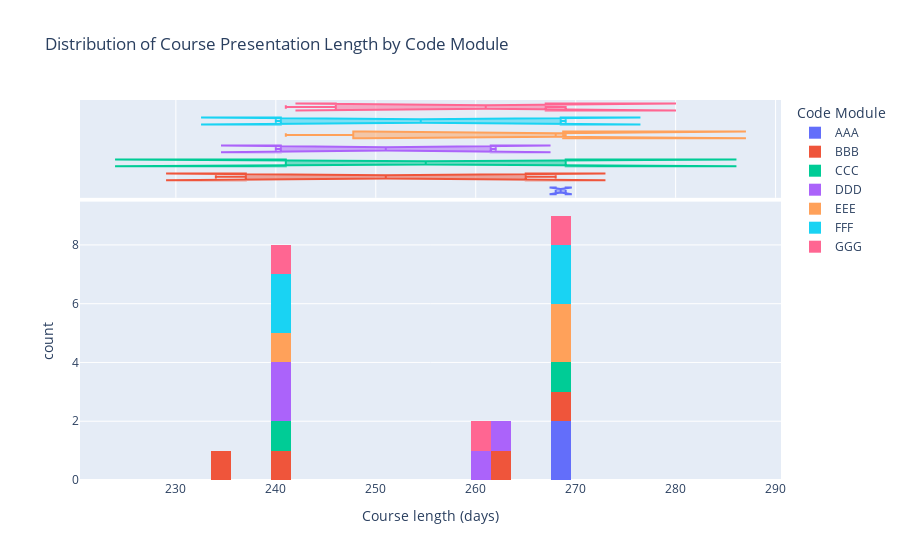

This figure's notebook cell:
### Markdown cell above
->  Courses starting in February are clearly shorter than those starting in October.

->  No clear difference for year

->  Code presentation is a combination of year and start month

->  Code_module is not clearly visible in these charts

### Code cell
# create interactive histogram for the relationship between presentation length and code_module
import plotly.express as px

fig = px.histogram(df_courses, x='module_presentation_length', color='code_module', marginal='box', nbins=30,
                   labels={'module_presentation_length': 'Course length (days)', 'code_module': 'Code Module'},
                   title='Distribution of Course Presentation Length by Code Module')

fig.show()

### Figure 1 — Plotly figure (JSON) as saved in the notebook; plotly's stock layout.template omitted (floating-point values rounded to 4 significant figures)
{"data": [{"alignmentgroup": "True", "bingroup": "x", "hovertemplate": "Code Module=AAA<br>Course length (days)=%{x}<br>count=%{y}<extra></extra>", "legendgroup": "AAA", "marker": {"color": "#636efa", "pattern": {"shape": ""}}, "name": "AAA", "nbinsx": 30, "offsetgroup": "AAA", "orientation": "v", "showlegend": true, "type": "histogram", "x": [268, 269], "xaxis": "x", "yaxis": "y"}, {"alignmentgroup": "True", "hovertemplate": "Code Module=AAA<br>Course length (days)=%{x}<extra></extra>", "legendgroup": "AAA", "marker": {"color": "#636efa"}, "name": "AAA", "notched": true, "offsetgroup": "AAA", "showlegend": false, "type": "box", "x": [268, 269], "xaxis": "x2", "yaxis": "y2"}, {"alignmentgroup": "True", "bingroup": "x", "hovertemplate": "Code Module=BBB<br>Course length (days)=%{x}<br>count=%{y}<extra></extra>", "legendgroup": "BBB", "marker": {"color": "#EF553B", "pattern": {"shape": ""}}, "name": "BBB", "nbinsx": 30, "offsetgroup": "BBB", "orientation": "v", "showlegend": true, "type": "histogram", "x": [268, 262, 240, 234], "xaxis": "x", "yaxis": "y"}, {"alignmentgroup": "True", "hovertemplate": "Code Module=BBB<br>Course length (days)=%{x}<extra></extra>", "legendgroup": "BBB", "marker": {"color": "#EF553B"}, "name": "BBB", "notched": true, "offsetgroup": "BBB", "showlegend": false, "type": "box", "x": [268, 262, 240, 234], "xaxis": "x2", "yaxis": "y2"}, {"alignmentgroup": "True", "bingroup": "x", "hovertemplate": "Code Module=CCC<br>Course length (days)=%{x}<br>count=%{y}<extra></extra>", "legendgroup": "CCC", "marker": {"color": "#00cc96", "pattern": {"shape": ""}}, "name": "CCC", "nbinsx": 30, "offsetgroup": "CCC", "orientation": "v", "showlegend": true, "type": "histogram", "x": [269, 241], "xaxis": "x", "yaxis": "y"}, {"alignmentgroup": "True", "hovertemplate": "Code Module=CCC<br>Course length (days)=%{x}<extra></extra>", "legendgroup": "CCC", "marker": {"color": "#00cc96"}, "name": "CCC", "notched": true, "offsetgroup": "CCC", "showlegend": false, "type": "box", "x": [269, 241], "xaxis": "x2", "yaxis": "y2"}, {"alignmentgroup": "True", "bingroup": "x", "hovertemplate": "Code Module=DDD<br>Course length (days)=%{x}<br>count=%{y}<extra></extra>", "legendgroup": "DDD", "marker": {"color": "#ab63fa", "pattern": {"shape": ""}}, "name": "DDD", "nbinsx": 30, "offsetgroup": "DDD", "orientation": "v", "showlegend": true, "type": "histogram", "x": [261, 262, 240, 241], "xaxis": "x", "yaxis": "y"}, {"alignmentgroup": "True", "hovertemplate": "Code Module=DDD<br>Course length (days)=%{x}<extra></extra>", "legendgroup": "DDD", "marker": {"color": "#ab63fa"}, "name": "DDD", "notched": true, "offsetgroup": "DDD", "showlegend": false, "type": "box", "x": [261, 262, 240, 241], "xaxis": "x2", "yaxis": "y2"}, {"alignmentgroup": "True", "bingroup": "x", "hovertemplate": "Code Module=EEE<br>Course length (days)=%{x}<br>count=%{y}<extra></extra>", "legendgroup": "EEE", "marker": {"color": "#FFA15A", "pattern": {"shape": ""}}, "name": "EEE", "nbinsx": 30, "offsetgroup": "EEE", "orientation": "v", "showlegend": true, "type": "histogram", "x": [268, 269, 241], "xaxis": "x", "yaxis": "y"}, {"alignmentgroup": "True", "hovertemplate": "Code Module=EEE<br>Course length (days)=%{x}<extra></extra>", "legendgroup": "EEE", "marker": {"color": "#FFA15A"}, "name": "EEE", "notched": true, "offsetgroup": "EEE", "showlegend": false, "type": "box", "x": [268, 269, 241], "xaxis": "x2", "yaxis": "y2"}, {"alignmentgroup": "True", "bingroup": "x", "hovertemplate": "Code Module=FFF<br>Course length (days)=%{x}<br>count=%{y}<extra></extra>", "legendgroup": "FFF", "marker": {"color": "#19d3f3", "pattern": {"shape": ""}}, "name": "FFF", "nbinsx": 30, "offsetgroup": "FFF", "orientation": "v", "showlegend": true, "type": "histogram", "x": [268, 269, 240, 241], "xaxis": "x", "yaxis": "y"}, {"alignmentgroup": "True", "hovertemplate": "Code Module=FFF<br>Course length (days)=%{x}<extra></extra>", "legendgroup": "FFF", "marker": {"color": "#19d3f3"}, "name": "FFF", "notched": true, "offsetgroup": "FFF", "showlegend": false, "type": "box", "x": [268, 269, 240, 241], "xaxis": "x2", "yaxis": "y2"}, {"alignmentgroup": "True", "bingroup": "x", "hovertemplate": "Code Module=GGG<br>Course length (days)=%{x}<br>count=%{y}<extra></extra>", "legendgroup": "GGG", "marker": {"color": "#FF6692", "pattern": {"shape": ""}}, "name": "GGG", "nbinsx": 30, "offsetgroup": "GGG", "orientation": "v", "showlegend": true, "type": "histogram", "x": [261, 269, 241], "xaxis": "x", "yaxis": "y"}, {"alignmentgroup": "True", "hovertemplate": "Code Module=GGG<br>Course length (days)=%{x}<extra></extra>", "legendgroup": "GGG", "marker": {"color": "#FF6692"}, "name": "GGG", "notched": true, "offsetgroup": "GGG", "showlegend": false, "type": "box", "x": [261, 269, 241], "xaxis": "x2", "yaxis": "y2"}], "layout": {"barmode": "relative", "legend": {"title": {"text": "Code Module"}, "tracegroupgap": 0}, "title": {"text": "Distribution of Course Presentation Length by Code Module"}, "xaxis": {"anchor": "y", "domain": [0, 1], "title": {"text": "Course length (days)"}}, "xaxis2": {"anchor": "y2", "domain": [0, 1], "matches": "x", "showgrid": true, "showticklabels": false}, "yaxis": {"anchor": "x", "domain": [0, 0.7326], "title": {"text": "count"}}, "yaxis2": {"anchor": "x2", "domain": [0.7426, 1], "matches": "y2", "showgrid": false, "showline": false, "showticklabels": false, "ticks": ""}}}
